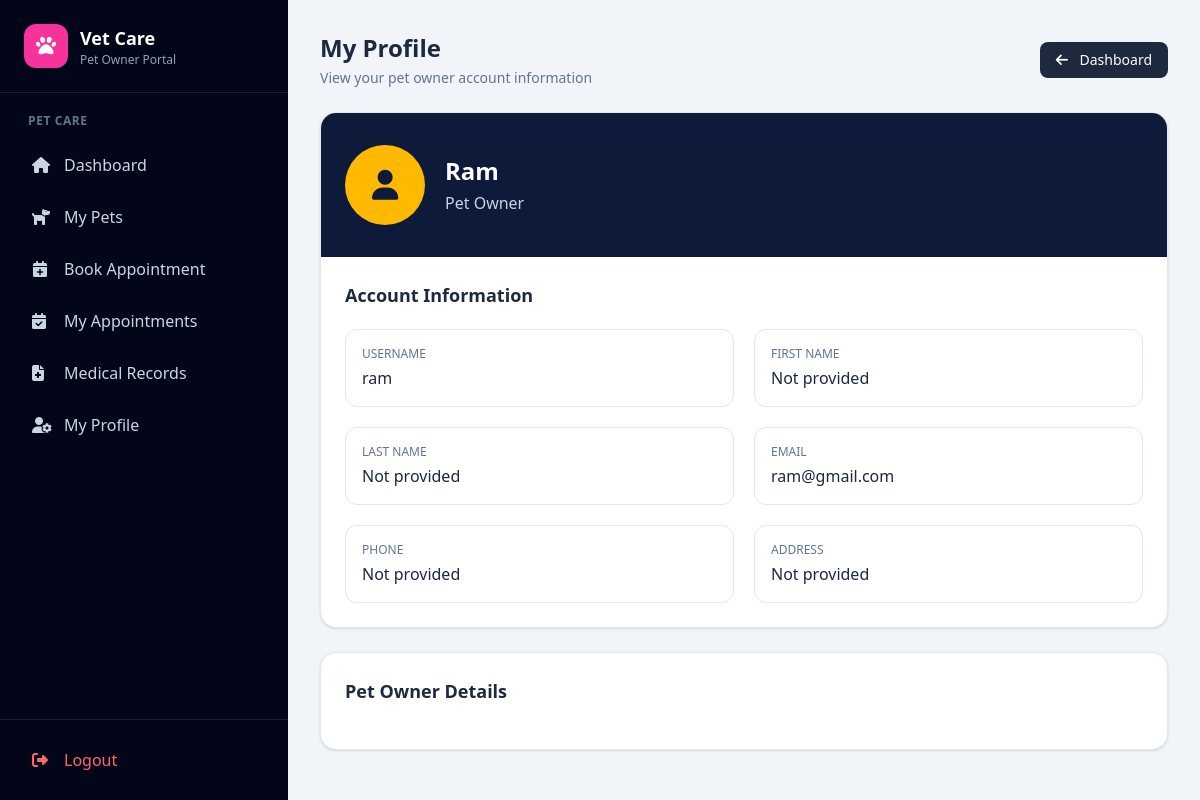
Screenshot of /owner-profile/ (signed in) with the database file from the repository.
### account/models.py (models this page shows, shortened)
class User(AbstractUser):
    ADMIN = "ADMIN"
    VETERINARIAN = "VETERINARIAN"
    PET_OWNER = "PET_OWNER"
    ROLE_CHOICES = [
        (ADMIN, "Admin"),
        (VETERINARIAN, "Veterinarian"),
        (PET_OWNER, "Pet Owner"),
    ]
    role = models.CharField(
        max_length=20,
        choices=ROLE_CHOICES,
        default=PET_OWNER
    )
    phone = models.CharField(
        max_length=15,
        blank=True,
        null=True
    )
    address = models.TextField(
        blank=True,
        null=True
    )
    created_at = models.DateTimeField(
        auto_now_add=True
    )
    updated_at = models.DateTimeField(
        auto_now=True
    )

### account/views.py (the view)
@login_required
def owner_profile(request):
    if request.user.role != request.user.PET_OWNER:
        messages.error(request, "You are not authorized to view this profile.")
        return redirect("dashboard")
    user = request.user
    pet_owner_profile = getattr(user, "pet_owner_profile", None)
    context = {
        "user": user,
        "pet_owner_profile": pet_owner_profile,
    }
    return render(request, "account/owner_profile.html", context)

### account/templates/account/owner_profile.html (shortened to what this page needs)
{% extends "ownerbase.html" %}
{% block content %}
<div class="max-w-4xl mx-auto space-y-6">
    <div class="flex items-center justify-between">
        <div>
            <h1 class="text-2xl font-bold text-slate-800">
                My Profile
            </h1>
            <p class="text-sm text-slate-500 mt-1">
                View your pet owner account information
            </p>
        </div>
        <a href="{% url 'dashboard' %}"
           class="px-4 py-2 rounded-lg bg-slate-800 text-white text-sm
                  hover:bg-slate-700 transition">
            <i class="fa-solid fa-arrow-left mr-2"></i>
            Dashboard
        </a>
    </div>
    <div class="bg-white rounded-2xl shadow-sm border border-slate-200 overflow-hidden">
        <div class="bg-[#0e1a3a] px-6 py-8">
            <div class="flex items-center gap-5">
                <div class="w-20 h-20 rounded-full bg-amber-400
                            flex items-center justify-center
                            text-[#0e1a3a] text-3xl">
                    <i class="fa-solid fa-user"></i>
                </div>
                <div>
                    <h2 class="text-2xl font-bold text-white">
                        {{ user.get_full_name|default:user.username|title }}
                    </h2>
                    <p class="text-slate-300 mt-1">
                        Pet Owner
                    </p>
                </div>
            </div>
        </div>
        <div class="p-6">
            <h3 class="text-lg font-semibold text-slate-800 mb-5">
                Account Information
            </h3>
            <div class="grid grid-cols-1 md:grid-cols-2 gap-5">
                <div class="border border-slate-200 rounded-xl p-4">
                    <p class="text-xs font-medium text-slate-500 uppercase">
                        Username
                    </p>
                    <p class="mt-1 text-slate-800 font-medium">
                        {{ user.username }}
                    </p>
                </div>
                <div class="border border-slate-200 rounded-xl p-4">
                    <p class="text-xs font-medium text-slate-500 uppercase">
                        First Name
                    </p>
                    <p class="mt-1 text-slate-800 font-medium">
                        {{ user.first_name|default:"Not provided" }}
                    </p>
                </div>
                <div class="border border-slate-200 rounded-xl p-4">
                    <p class="text-xs font-medium text-slate-500 uppercase">
                        Last Name
                    </p>
                    <p class="mt-1 text-slate-800 font-medium">
                        {{ user.last_name|default:"Not provided" }}
                    </p>
                </div>
                <div class="border border-slate-200 rounded-xl p-4">
                    <p class="text-xs font-medium text-slate-500 uppercase">
                        Email
                    </p>
                    <p class="mt-1 text-slate-800 font-medium break-all">
                        {{ user.email|default:"Not provided" }}
                    </p>
                </div>
                <div class="border border-slate-200 rounded-xl p-4">
                    <p class="text-xs font-medium text-slate-500 uppercase">
                        Phone
                    </p>
                    <p class="mt-1 text-slate-800 font-medium">
                        {% if pet_owner_profile and pet_owner_profile.phone %}
                            {{ pet_owner_profile.phone }}
                        {% else %}
                            Not provided
                        {% endif %}
                    </p>
                </div>
                <div class="border border-slate-200 rounded-xl p-4">
                    <p class="text-xs font-medium text-slate-500 uppercase">
                        Address
                    </p>
                    <p class="mt-1 text-slate-800 font-medium">
                        {% if pet_owner_profile and pet_owner_profile.address %}
                            {{ pet_owner_profile.address }}
                        {% else %}
                            Not provided
                        {% endif %}
                    </p>
                </div>
            </div>
        </div>
    </div>
    {% if pet_owner_profile %}
    <div class="bg-white rounded-2xl shadow-sm border border-slate-200 p-6">
        <h3 class="text-lg font-semibold text-slate-800 mb-5">
            Pet Owner Details
        </h3>
    </div>
    {% endif %}
</div>
{% endblock %}

### rows the page displays
User: get_full_name "Ram", username "ram", first_name "Not provided", last_name "Not provided", email "ram@gmail.com"
